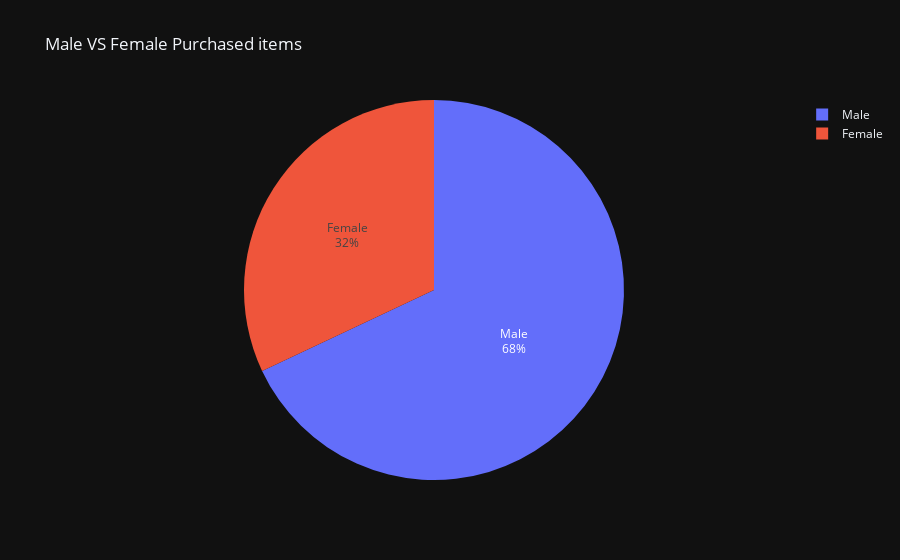

Write notebook code for a chart like this one.
### Code cell
iplot(px.pie(values=df_Gender,
             names=['Male','Female'],
             template='plotly_dark',
             title='Male VS Female Purchased items',
             ).update_traces(textinfo='label+percent'))

### Figure 1 — Plotly figure (JSON) as saved in the notebook; plotly's stock layout.template omitted (floating-point values rounded to 4 significant figures)
{"data": [{"domain": {"x": [0, 1], "y": [0, 1]}, "hovertemplate": "label=%{label}<br>value=%{value}<extra></extra>", "labels": ["Male", "Female"], "legendgroup": "", "name": "", "showlegend": true, "textinfo": "label+percent", "type": "pie", "values": [2652, 1248]}], "layout": {"legend": {"tracegroupgap": 0}, "title": {"text": "Male VS Female Purchased items"}}}
